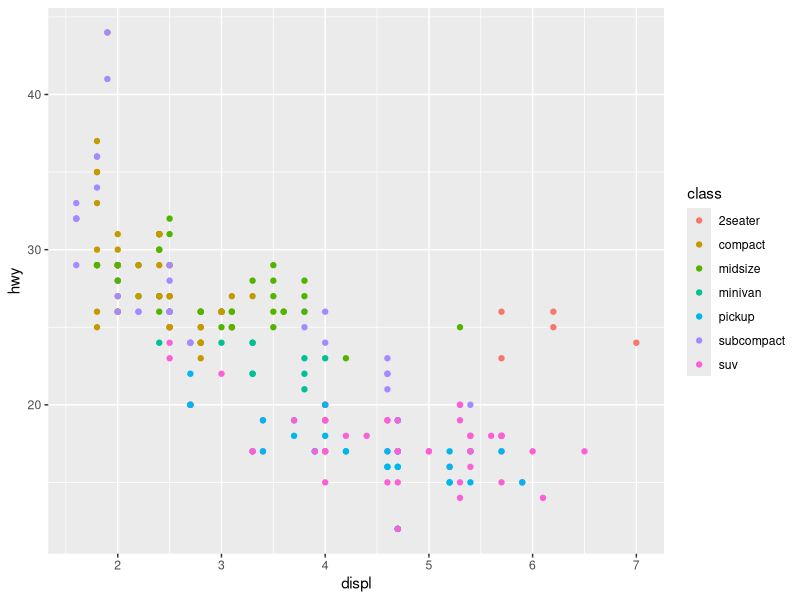
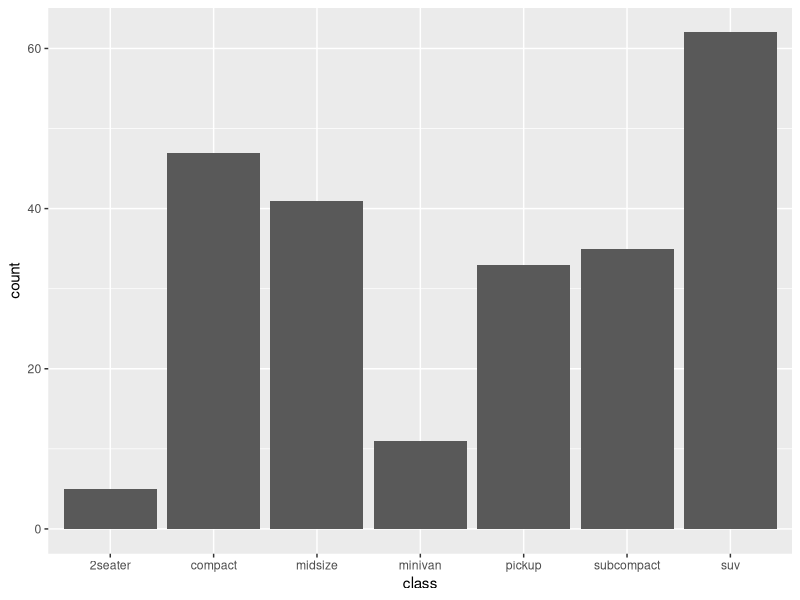
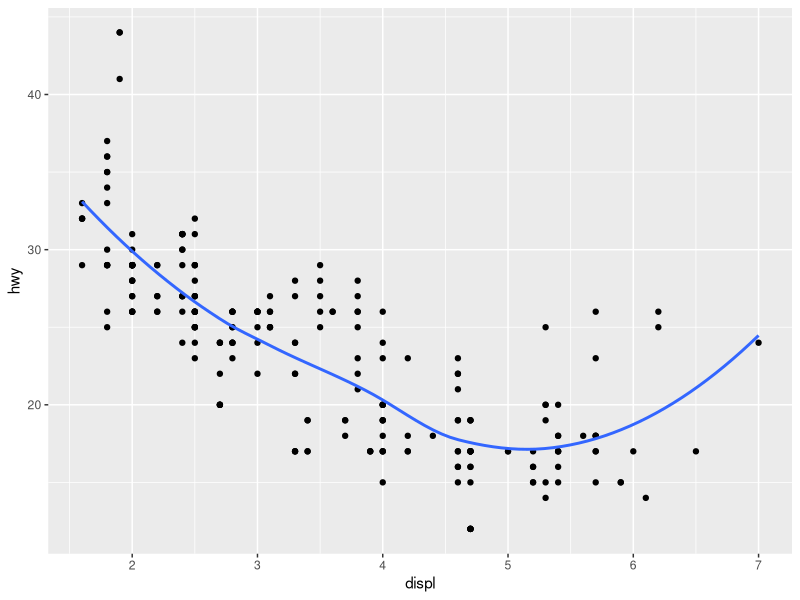
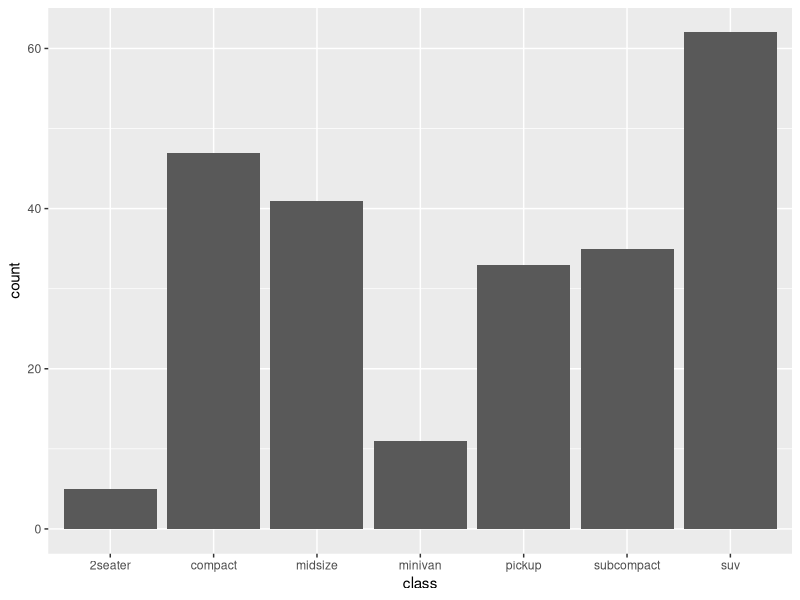
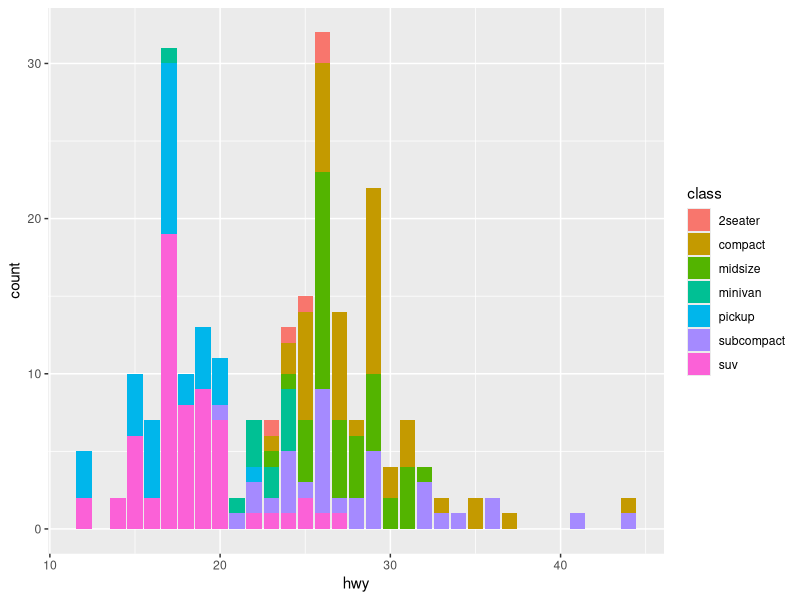

Recreate these plots in R, in order.
install.packages("ggplot2")
library("ggplot2")

View(mpg)


ggplot(data = mpg) +
    geom_point(mapping = aes(x=displ, y = hwy, color = class))

ggplot(data = mpg) +
    geom_bar(mapping = aes(x = class))

ggplot(data = mpg, mapping = aes(x = displ, y = hwy)) +
    geom_point() + 
    geom_smooth(se = FALSE)

ggplot(data = mpg) +   
    stat_count(mapping = aes(x = class))

ggplot(data = mpg) +   
  stat_count(mapping = aes(x = hwy, fill = class))
